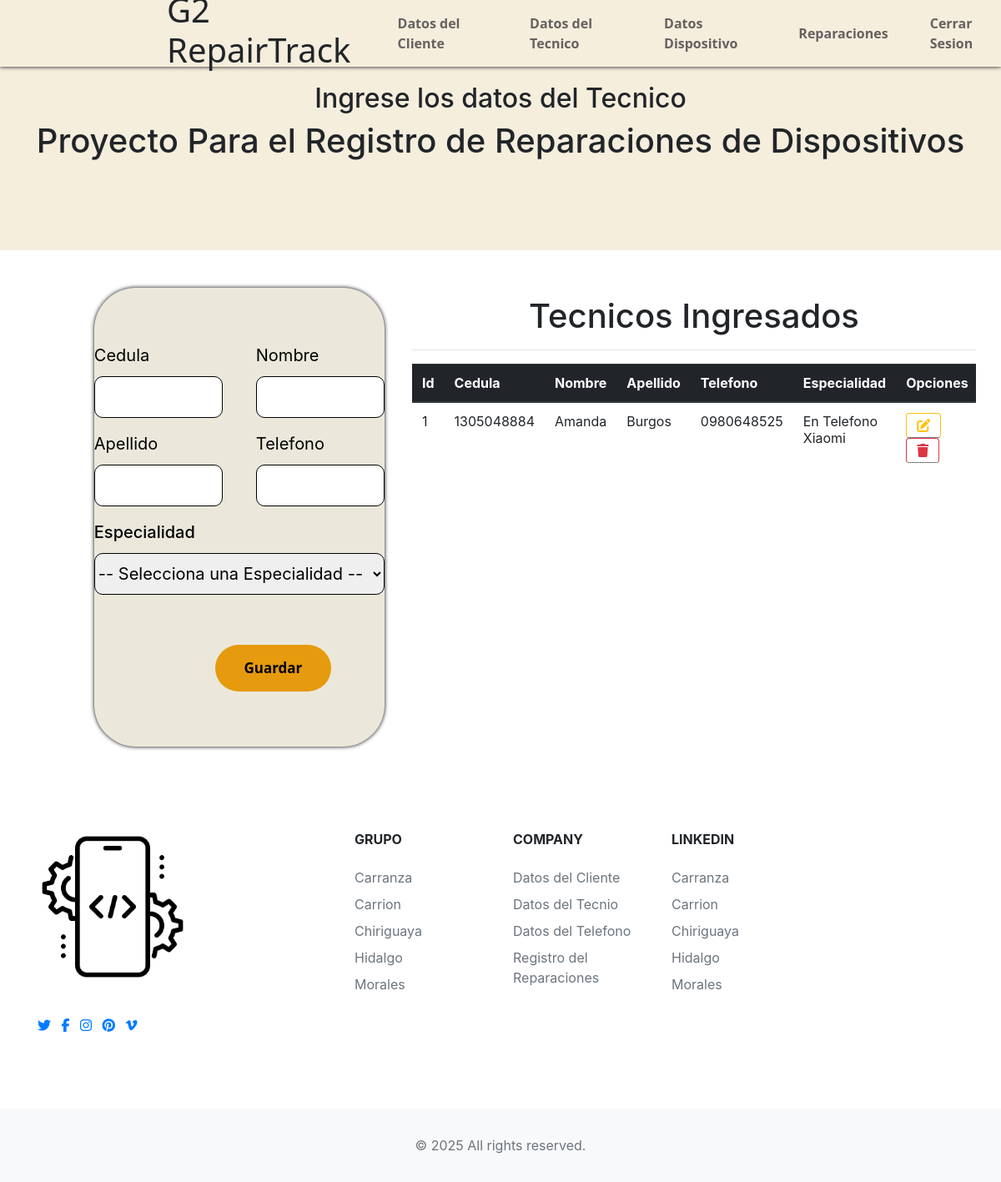
The app's page /Codigo/views/vistaTecnico.php with its own data.
### tables this page shows
CREATE TABLE `datostecnico` (
  `Id_Tecnico` int(10) NOT NULL,
  `Cedula` varchar(10) NOT NULL,
  `Nombres` varchar(100) NOT NULL,
  `Apellidos` varchar(100) NOT NULL,
  `Telefono` varchar(10) NOT NULL,
  `Especialidad` varchar(100) NOT NULL,
  `Nombre_Tecnico` varchar(100) NOT NULL,
  `Activo` int(2) NOT NULL
);

### Codigo/Config/database.php (called while the page is built, shortened)
<?php
class Database {
    private $hostname = "localhost";
    private $database = "proyecto";
    private $username = "root";
    private $password = "";
    private $charset = "utf8";
    function conectar() {
        $conexion = new mysqli($this->hostname, $this->username, $this->password, $this->database);
        $conexion->set_charset($this->charset);
        return $conexion;
    }
}
?>

### Codigo/controllers/TecnicoController.php (called while the page is built, shortened)
<?php
require_once __DIR__ . '/../models/Tecnico.php';
$tecnico = new Tecnico();
$resultado = $tecnico->obtenerTecnico();
?>

### Codigo/models/Tecnico.php (called while the page is built, shortened)
<?php
require_once __DIR__ . '/../config/database.php';
class Tecnico {
    private $conexion;
    public function __construct() {
        $conn = new Database();
        $this->conexion = $conn->conectar();
    }
    public function obtenerTecnico() {
        $stmt = $this->conexion->prepare("SELECT * FROM datostecnico WHERE Activo = 1");
        $stmt->execute();
        return $stmt->get_result()->fetch_all(MYSQLI_ASSOC);
    }
}
?>

### Codigo/views/vistaTecnico.php (the view, shortened to what this page needs)
<?php
  require_once '../controllers/TecnicoController.php';
?>
  <link rel="stylesheet" href="css/vistaTecnico.css">
  <link rel="stylesheet" href="https://cdn.jsdelivr.net/npm/bootstrap@4.0.0/dist/css/bootstrap.min.css">
  <?php include('helpers/menu.php') ?>
  <div class="contenedor-titulo">
      <div class="titulo">
        <h2>Ingrese los datos del Tecnico</h2>
        <h1>Proyecto Para el Registro de Reparaciones de Dispositivos</h1>
      </div>
  </div>
  <div class="contenedor-datos">
      <div class="contenedor-form">
        <form action="<?= htmlspecialchars($_SERVER['PHP_SELF']) ?>" method="POST">
          <div class="form-group">
            <div class="form-content">
              <label for="cedula" class="form-label">Cedula</label>
              <input type="text" class="form-input" name="cedula" id="cedula" pattern="\d{10,10}" required>
            </div>
            <div class="form-content">
              <label for="nombre" class="form-label">Nombre</label>
              <input type="text" class="form-input" name="nombre" id="nombre" pattern="[A-Za-z]+" required>
            </div>
          </div>
          <div class="form-group">
            <div class="form-content">
              <label for="apellido" class="form-label">Apellido</label>
              <input type="text" class="form-input" name="apellido" id="apellido" pattern="[A-Za-z]+" required>
            </div>
            <div class="form-content">
              <label for="telefono" class="form-label">Telefono</label>
              <input type="text" class="form-input" name="telefono" id="telefono" pattern="\d{10,10}" required>
            </div>
          </div>
          <div class="form-group-select">
            <div class="form-content-select">
                  <label for="especialidad" class="form-label">Especialidad</label>
                  <select class="select" id="especialidad" name="especialidad" required>
                      <option value="">-- Selecciona una Especialidad --</option>
                  </select>
            </div>
          </div>
          <input type="submit" name="guardar" class="btn-Guardar" value="Guardar">
        </form>
      </div>
      <div class="contenedor-tabla">
        <h1>Tecnicos Ingresados</h1>
        <hr>
        <div class="scroll-wrapper">
          <table class="table">
            <thead class="thead-dark">
              <tr>
                <th>Id</th>
                <th>Cedula</th>
                <th>Nombre</th>
                <th>Apellido</th>
                <th>Telefono</th>
                <th>Especialidad</th>
                <th>Opciones</th>
              </tr>
            </thead>
            <tbody>
              <?php foreach ($resultado as $row): ?>
                <tr>
                  <td><?= $row["Id_Tecnico"] ?></td>
                  <td><?= $row["Cedula"] ?></td>
                  <td><?= $row["Nombres"] ?></td>
                  <td><?= $row["Apellidos"] ?></td>
                  <td><?= $row["Telefono"] ?></td>
                  <td><?= $row["Especialidad"] ?></td>
                  <td>
                    <button
                      type="button" class="btn btn-outline-warning" id="tooltip"  onclick="llenarFormulario(
                        '<?= $row["Id_Tecnico"] ?>',
                        '<?= $row["Cedula"] ?>',
                        '<?= $row["Nombres"] ?>',
                        '<?= $row["Apellidos"] ?>',
                        '<?= $row["Telefono"] ?>',
                        '<?= $row["Especialidad"] ?>')">
                        <i class="fa-solid fa-pen-to-square"></i>
                    </button>
                    <form action="" method="POST" style="display:inline;">
                      <button type="submit" name="eliminar" value="1" class="btn btn-outline-danger" id="tooltip" onclick="return confirm('¿Seguro que quieres eliminar este Tecnico?')">
                        <i class="fa-solid fa-trash"></i>
                      </button>
                    </form>
                  </td>
                </tr>
              <?php endforeach; ?>
            </tbody>
          </table>
        </div>
      </div>
  </div>
  <?php include('helpers/footer.php') ?>

### Codigo/views/css/vistaTecnico.css (style rules this page uses)
* { padding: 0; margin: 0; text-decoration: none; }
body { background: #FDFAF6; }
.contenedor-titulo { background-color: #F5EEDD; width: 100%; height: 300px; }
.titulo { margin: 0 auto; width: 100%; height: 100%; display: block; text-align: center; align-content: center; }
.contenedor-datos { margin-top: 25px; width: 100%; height: 600px; padding: 20px; display: flex; align-content: center; text-align: center; }
.contenedor-form { width: 30%; height: 550px; box-sizing: border-box; font-family: "Inter", sans-serif; display: flex; justify-content: center; align-items: center; text-align: left; margin-left: 8%; border-radius: 50px; box-shadow: 0 0 5px #000000; background-color: #EBE8DB; }
.form-group { display: grid; grid-template-columns: repeat(2,1fr); grid-gap: 40px; margin-bottom: 20px; }
.form-content { display: flex; flex-direction: column; }
.form-label { color: #000000; margin-bottom: 10px; font-family: "Inter", sans-serif; font-size: 20px; }
.form-input { height: 50px; width: 100%; border-radius: 10px; border: 1px solid #000000; background: #FFFFFF; font-weight: 500; font-size: 20px; outline: none; resize: none; }
.form-content-select { height: 50px; width: 100%; font-weight: 500; font-size: 20px; }
.select { height: 50px; width: 100%; cursor: pointer; border-radius: 10px; border: 1px solid #000000; }
.btn-Guardar { margin-left: 145px; margin-top: 100px; padding: 15px; width: 40%; color: #000000; background-color: #e69a0d; border: none; border-radius: 50px; font-size: 17px; font-family: 'Segoe UI', Tahoma, Geneva, Verdana, sans-serif; font-weight: 600; cursor: pointer; }
.contenedor-tabla { width: 60%; padding: 10px; margin-left: 2%; }
.scroll-wrapper { max-height: 300px; overflow-y: auto; margin: 0 auto; }
#tooltip { position: relative; display: inline-block; border-bottom: 1px dotted black; }

### records on screen
datostecnico: Id_Tecnico "1", Cedula "1305048884", Nombres "Amanda", Apellidos "Burgos", Telefono "0980648525", Especialidad "En Telefono Xiaomi"
